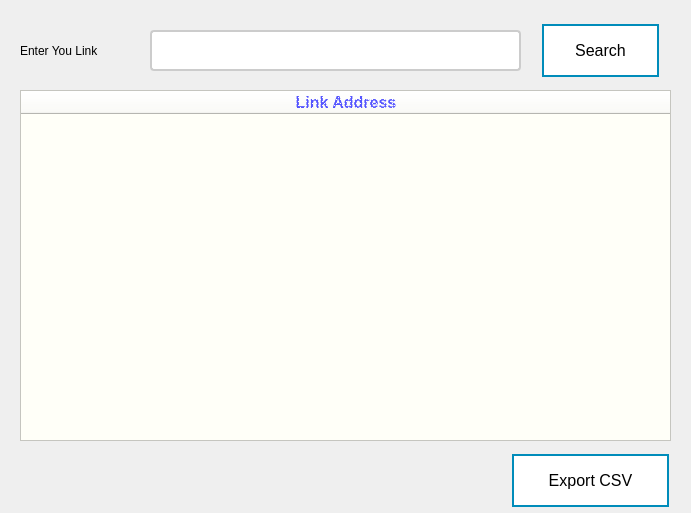
<?xml version="1.0" encoding="UTF-8"?>
<ui version="4.0">
 <class>dialog</class>
 <widget class="QDialog" name="dialog">
  <property name="geometry">
   <rect>
    <x>0</x>
    <y>0</y>
    <width>691</width>
    <height>513</height>
   </rect>
  </property>
  <property name="windowTitle">
   <string>Web Page Scraping</string>
  </property>
  <widget class="QTextEdit" name="txtSearch">
   <property name="geometry">
    <rect>
     <x>150</x>
     <y>30</y>
     <width>371</width>
     <height>41</height>
    </rect>
   </property>
   <property name="styleSheet">
    <string notr="true">font: 16pt &quot;MS Shell Dlg 2&quot;;
text-decoration: underline;
color: #1a0dab;

  box-sizing: border-box;
  border: 2px solid #ccc;
  border-radius: 4px;
  font-size: 20px;
  background-color: white;

</string>
   </property>
  </widget>
  <widget class="QLabel" name="label">
   <property name="geometry">
    <rect>
     <x>20</x>
     <y>40</y>
     <width>151</width>
     <height>21</height>
    </rect>
   </property>
   <property name="styleSheet">
    <string notr="true">
font: 14pt &quot;MS Shell Dlg 2&quot;;
</string>
   </property>
   <property name="text">
    <string>Enter You Link</string>
   </property>
  </widget>
  <widget class="QPushButton" name="btnSearch">
   <property name="geometry">
    <rect>
     <x>540</x>
     <y>20</y>
     <width>121</width>
     <height>61</height>
    </rect>
   </property>
   <property name="styleSheet">
    <string notr="true">QPushButton {
  background-color: #4CAF50; /* Green */
  border: none;
  color: white;
  padding: 16px 32px;
  text-align: center;
  text-decoration: none;
  display: inline-block;
  font-size: 16px;
  margin: 4px 2px;
  -webkit-transition-duration: 0.4s; /* Safari */
  transition-duration: 0.4s;
  cursor: pointer;
}

QPushButton {
  background-color: white; 
  color: black; 
  border: 2px solid #008CBA;
}

QPushButton:hover {
  background-color: #008CBA;
  color: white;
}
</string>
   </property>
   <property name="text">
    <string>Search</string>
   </property>
  </widget>
  <widget class="QTableWidget" name="tableWidget">
   <property name="geometry">
    <rect>
     <x>20</x>
     <y>90</y>
     <width>651</width>
     <height>351</height>
    </rect>
   </property>
   <property name="styleSheet">
    <string notr="true">font: 12pt &quot;MS Shell Dlg 2&quot;;
background-color: #fffff8;
color: #333333;</string>
   </property>
   <attribute name="horizontalHeaderDefaultSectionSize">
    <number>650</number>
   </attribute>
   <column>
    <property name="text">
     <string>Link Address</string>
    </property>
    <property name="font">
     <font>
      <pointsize>12</pointsize>
      <weight>75</weight>
      <bold>true</bold>
     </font>
    </property>
    <property name="textAlignment">
     <set>AlignCenter</set>
    </property>
    <property name="foreground">
     <brush brushstyle="Dense2Pattern">
      <color alpha="255">
       <red>85</red>
       <green>85</green>
       <blue>255</blue>
      </color>
     </brush>
    </property>
   </column>
  </widget>
  <widget class="QPushButton" name="btnExportExcel">
   <property name="geometry">
    <rect>
     <x>510</x>
     <y>450</y>
     <width>161</width>
     <height>61</height>
    </rect>
   </property>
   <property name="styleSheet">
    <string notr="true">QPushButton {
  background-color: #4CAF50; /* Green */
  border: none;
  color: white;
  padding: 16px 32px;
  text-align: center;
  text-decoration: none;
  display: inline-block;
  font-size: 16px;
  margin: 4px 2px;
  -webkit-transition-duration: 0.4s; /* Safari */
  transition-duration: 0.4s;
  cursor: pointer;
}

QPushButton {
  background-color: white; 
  color: black; 
  border: 2px solid #008CBA;
}

QPushButton:hover {
  background-color: #008CBA;
  color: white;
}
</string>
   </property>
   <property name="text">
    <string>Export CSV</string>
   </property>
  </widget>
  <widget class="QLabel" name="lblError">
   <property name="geometry">
    <rect>
     <x>160</x>
     <y>10</y>
     <width>361</width>
     <height>16</height>
    </rect>
   </property>
   <property name="text">
    <string/>
   </property>
  </widget>
 </widget>
 <resources/>
 <connections/>
</ui>
